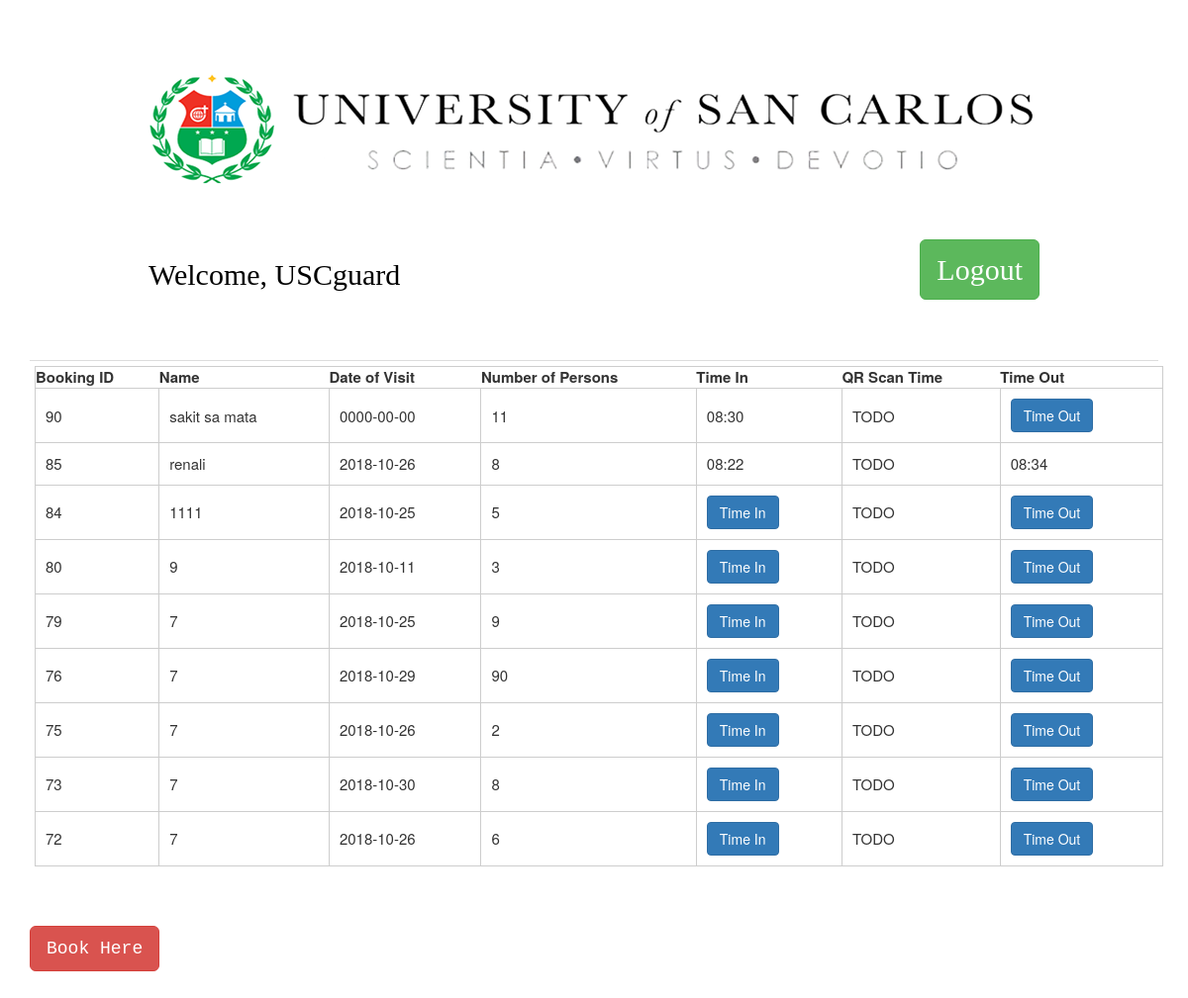
/guardpage.php (signed in), run on the app's committed database.
### tables this page shows
CREATE TABLE `visitors` (
  `visitorID` int(11) NOT NULL,
  `cardnumber` int(11) NOT NULL,
  `idType` varchar(200) NOT NULL,
  `idNumber` int(11) NOT NULL,
  `dateVisited` date NOT NULL,
  `timeIn` varchar(50) NOT NULL,
  `timeOut` varchar(50) NOT NULL,
  `deptin` varchar(50) NOT NULL,
  `deptout` varchar(50) NOT NULL,
  `visitorFirstname` varchar(1000) NOT NULL,
  `visitorLastname` varchar(1000) NOT NULL,
  `BookingID` int(11) NOT NULL
);

CREATE TABLE `booking` (
  `bookingID` int(11) NOT NULL,
  `status` varchar(100) NOT NULL,
  `emailAddress` varchar(50) NOT NULL,
  `contactNumber` int(11) NOT NULL,
  `purpose` varchar(1000) NOT NULL,
  `departmentTo` int(11) NOT NULL,
  `guardReceive` int(11) DEFAULT NULL,
  `guardReturn` int(11) DEFAULT NULL,
  `datevisit` date NOT NULL,
  `noofPersons` int(11) NOT NULL,
  `bookername` varchar(200) NOT NULL,
  `comment` varchar(500) NOT NULL,
  `timein` varchar(50) NOT NULL,
  `timeout` varchar(50) NOT NULL
);

### guardpage.php (the view, shortened to what this page needs)
<!DOCTYPE html>
<html>
	<head>
		<link rel="stylesheet" href="css/maxcdn.bootstrap.min.css">
		<link rel="stylesheet" type="text/css" href="css/uscbooking.css">
	</head>
		<body>
			<center> <br> <br> <br>
			<img src="images/usctc.png" alt="USC LOGO">
			<div class = "bookingFOrm" style="background-color:#FFFFFF; padding-top:20px;color:black;border-radius:5px;margin-bottom: 20px;margin-top:15px;width: 75%">
				<h3 style="font-family: Century; margin-bottom:20px; margin-top: 5px">
			<?php
				require ('loginheader.php');
				require ('dbconn.php');
				$bookerquery="SELECT b.bookingID, b.bookername,b.datevisit,b.noofPersons,v.timeIn,v.timeOut  FROM booking b  LEFT JOIN visitors v ON b.bookingID=v.BookingID WHERE b.status='approved' ORDER BY bookingID DESC";
				$bookerresult=$conn->query($bookerquery);
			?>
			</center> <br> <br>
			<div class="container">
				<ul class="nav nav-tabs"> </ul>
			<table class="usertab">
				<thead>
		            <tr>
					    <th>Booking ID </th>
					    <th>Name </th>
					    <th>Date of Visit </th>
					    <th>Number of Persons </th>
					    <th>Time In </th>
					    <th> QR Scan Time </th>
					    <th>Time Out</th>
					</tr>
				</thead>
					<tbody>
					    <?php
					      	while($row=mysqli_fetch_assoc($bookerresult)){
					        	echo "<tr class='usertab'>";
					        	echo "<td class='usertab' id='bookingID'>".$row['bookingID']."</td>";
					        	echo "<td class='usertab' id='bookername'>".$row['bookername']."</td>";
					        	echo "<td class='usertab' id='datevisit'>".$row['datevisit']."</td>";
					        	echo "<td class='usertab' id='numberofPersons'>".$row['noofPersons']."</td>";
					        	if(!isset($row['timeIn']) || $row['timeIn'] === '' )
					        		echo "<td class='usertab' id='timein'><button type='button' id='timeinbtn' class='btn btn-primary btn-md btn-' data-toggle='modal' data-id='".$row['bookingID']."' data-name='".$row['bookername']."'data-target='#visitormodal'>Time In</button></td>";
					        	else
					        		echo "<td class='usertab' id='timein'>".$row['timeIn']."</td>";
					        	echo "<td class='usertab' id='qrscan'> TODO </td>";
					        	if(!isset($row['timeOut']) || $row['timeOut'] === '')
					        		echo "<td class='usertab' id='timein'><a href='guardcon.php?operation=timeout&id=" .$row['bookingID']."'  class='btn btn-primary btn-md btn-'>Time Out</a></td>";
					        	else
					        		echo "<td class='usertab' id='timein'>".$row['timeOut']."</td>";
					        	echo "</tr>";
					        }
					    ?>
					</tbody>
			</table> <br> <br>
			<div class="bookingbutton">
			<button type='button' class='booking btn btn-danger btn-lg bookbutton' data-toggle="modal" data-target="#booking">Book Here</button>
			</div>
			</div> <br> <br>
			<div class="backstretch" style="left: 0px; top: 0px; overflow: hidden; margin: 0px; padding: 0px; height: 100%; width: 100%; z-index: -999999; position: fixed;">
			</div>
		</body>
</html>

### css/uscbooking.css (style rules this page uses)
table.usertab { margin-left: 5px; margin-right: 5px; width: 100%; margin-top: 5px; margin-bottom: 20px; border-collapse: collapse; }
table.usertab, th.usertab, td.usertab { border: 1px solid #cdcdcd; }
table.usertab th.usertab, table.usertab td.usertab { padding: 10px; text-align: left; }

### guardpage.php (style rules this page uses)
.usertab { font-size: 15px; }
.bookbutton { font-family: monospace; }

### data on the page
visitors: BookingID.bookingID "90", BookingID.bookername "sakit sa mata", BookingID.datevisit "0000-00-00", BookingID.noofPersons "11", timeIn "08:30"
visitors: BookingID.bookingID "85", BookingID.bookername "renali", BookingID.datevisit "2018-10-26", BookingID.noofPersons "8", timeIn "08:22", timeOut "08:34"
booking: bookingID "84", bookername "1111", datevisit "2018-10-25", noofPersons "5"
booking: bookingID "80", bookername "9", datevisit "2018-10-11", noofPersons "3"
booking: bookingID "79", bookername "7", datevisit "2018-10-25", noofPersons "9"
booking: bookingID "76", bookername "7", datevisit "2018-10-29", noofPersons "90"
booking: bookingID "75", bookername "7", datevisit "2018-10-26", noofPersons "2"
booking: bookingID "73", bookername "7", datevisit "2018-10-30", noofPersons "8"
booking: bookingID "72", bookername "7", datevisit "2018-10-26", noofPersons "6"

### other printed values
$_SESSION["name"] "USCguard"
